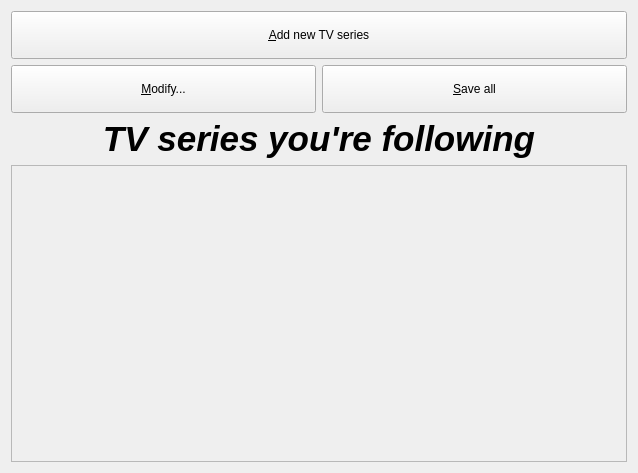
<?xml version="1.0" encoding="UTF-8"?>
<ui version="4.0">
 <class>MainWindow</class>
 <widget class="QMainWindow" name="MainWindow">
  <property name="geometry">
   <rect>
    <x>0</x>
    <y>0</y>
    <width>638</width>
    <height>473</height>
   </rect>
  </property>
  <property name="windowTitle">
   <string>Series 1.0</string>
  </property>
  <property name="windowIcon">
   <iconset resource="resources.qrc">
    <normaloff>:/icons/imgs/series_.png</normaloff>:/icons/imgs/series_.png</iconset>
  </property>
  <property name="styleSheet">
   <string notr="true">#centralWidget{
	/*min-width: 600px;*/
	width: auto;
	height: auto;
}

#btnAddSeries, #btnModify, #btnSaveAll{
	min-height: 40px;
}

#btnAddSeries{
	max-width: 900px;
}

#btnModify, #btnSaveAll{
	max-width: 440px;
}

#lblTitle{
	max-width: 902px;
	min-width: 0px;
/*	font: 75 italic 36pt &quot;Ubuntu&quot;;*/
}

QGroupBox{
	border: 1px solid black;
	border-radius: 5px;
	margin-top: 10px;

	min-width: 565px;
	max-width: 700px;
	max-height: 77px;
}

QGroupBox::title{
	subcontrol-origin: margin;
	left: 10px;
	padding: 0 3px 0 3px;
}

QScrollArea{
	/*min-width: 585px;*/
	max-width: 900px;
}

QLineEdit{
	max-width:71px;
}

QLabel{
	max-width: 75px;
}

QCheckBox{
	max-width: 80px;
}

/*QPushButton{
	border-radius: 5px;
	background-color: #D0F0F0;
}

QPushButton:pressed{
	background-color: #A0F0F0;
	border: 1px solid black;
}*/</string>
  </property>
  <widget class="QWidget" name="centralWidget">
   <layout class="QGridLayout" name="gridLayout">
    <item row="4" column="0">
     <layout class="QHBoxLayout" name="hLay">
      <item>
       <widget class="QPushButton" name="btnModify">
        <property name="text">
         <string>&amp;Modify...</string>
        </property>
        <property name="icon">
         <iconset resource="resources.qrc">
          <normaloff>:/icons/imgs/modify.png</normaloff>:/icons/imgs/modify.png</iconset>
        </property>
       </widget>
      </item>
      <item>
       <widget class="QPushButton" name="btnSaveAll">
        <property name="text">
         <string>&amp;Save all</string>
        </property>
        <property name="icon">
         <iconset resource="resources.qrc">
          <normaloff>:/icons/imgs/floppy.png</normaloff>:/icons/imgs/floppy.png</iconset>
        </property>
       </widget>
      </item>
     </layout>
    </item>
    <item row="0" column="0">
     <widget class="QPushButton" name="btnAddSeries">
      <property name="text">
       <string>&amp;Add new TV series</string>
      </property>
      <property name="icon">
       <iconset resource="resources.qrc">
        <normaloff>:/icons/imgs/plus.png</normaloff>:/icons/imgs/plus.png</iconset>
      </property>
     </widget>
    </item>
    <item row="5" column="0">
     <widget class="QLabel" name="lblTitle">
      <property name="font">
       <font>
        <pointsize>26</pointsize>
        <weight>75</weight>
        <italic>true</italic>
        <bold>true</bold>
       </font>
      </property>
      <property name="layoutDirection">
       <enum>Qt::LeftToRight</enum>
      </property>
      <property name="text">
       <string>TV series you're following</string>
      </property>
      <property name="alignment">
       <set>Qt::AlignCenter</set>
      </property>
     </widget>
    </item>
    <item row="8" column="0">
     <widget class="QScrollArea" name="scrollArea">
      <property name="enabled">
       <bool>true</bool>
      </property>
      <property name="sizePolicy">
       <sizepolicy hsizetype="Expanding" vsizetype="Expanding">
        <horstretch>0</horstretch>
        <verstretch>0</verstretch>
       </sizepolicy>
      </property>
      <property name="sizeAdjustPolicy">
       <enum>QAbstractScrollArea::AdjustToContents</enum>
      </property>
      <property name="widgetResizable">
       <bool>true</bool>
      </property>
      <widget class="QWidget" name="scaCentral">
       <property name="enabled">
        <bool>true</bool>
       </property>
       <property name="geometry">
        <rect>
         <x>0</x>
         <y>0</y>
         <width>618</width>
         <height>296</height>
        </rect>
       </property>
       <property name="acceptDrops">
        <bool>false</bool>
       </property>
       <layout class="QGridLayout" name="scaLayout"/>
      </widget>
     </widget>
    </item>
   </layout>
  </widget>
 </widget>
 <layoutdefault spacing="6" margin="11"/>
 <resources>
  <include location="resources.qrc"/>
 </resources>
 <connections/>
</ui>
